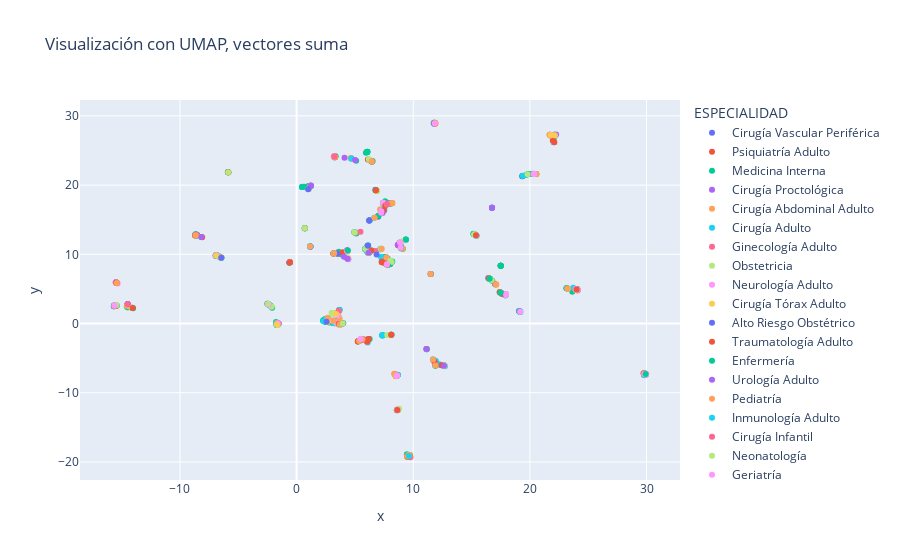

The code cell stored with this chart in its notebook:
### Code cell
umap_emb_sum = umap.UMAP(n_neighbors=10,n_components=2,random_state=0).fit_transform(vectores_sum)

fig = px.scatter(
    samples, x=umap_emb_sum[:,0], y=umap_emb_sum[:,1], title='Visualización con UMAP, vectores suma',
    hover_name='RESUMEN', hover_data=['DIAGDESC','ESPECIALIDAD','CODIGO_MEDICAMENTO'], color='ESPECIALIDAD'
)

fig.show()
